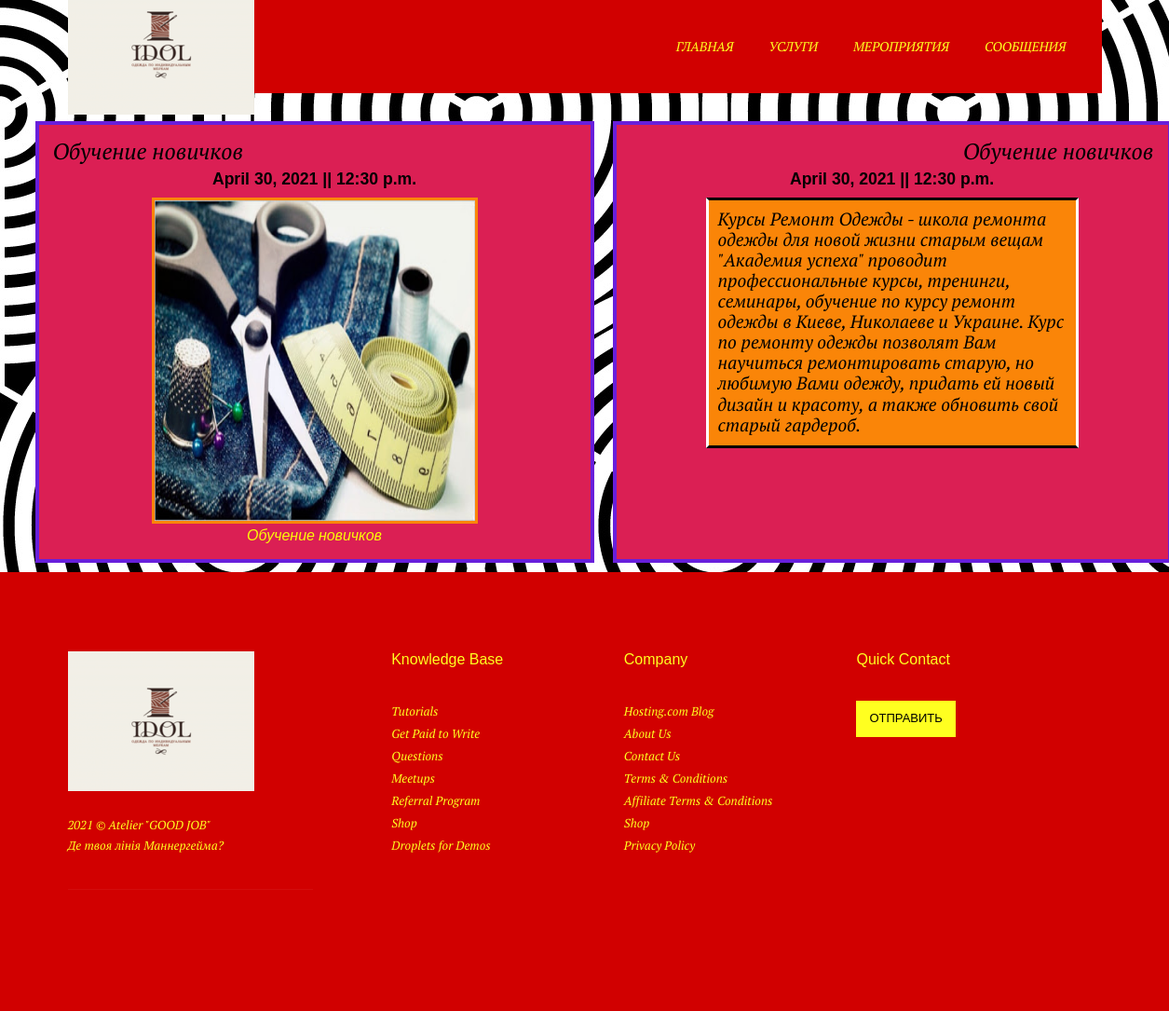
The page /events/1 on the database its author committed.
### main_atelier/models.py (models this page shows, shortened)
class Events(models.Model):
    def get_file_name_events(self, filename):
        ext = filename.split('.')[-1]
        filename = f'{uuid.uuid4()}.{ext}'
        return os.path.join('images/events/', filename)
    title = models.CharField(max_length=50)
    description = models.TextField(null=True)
    photo = models.ImageField(upload_to=get_file_name_events)
    event_date = models.DateField()
    event_time = models.TimeField()

### events_atelier/views.py (the view)
# urls.py: path('<int:pk>', event_info),
def event_info(request, pk):
    event = Events.objects.get(pk=pk)
    return render(request, 'events.html', context={'event': event})

### events_atelier/templates/events.html
{% extends 'base.html' %}
{% block content %}
    <div class="central_block">
		<div class="container">
			<div class="row">
				<div class="block_style_2">
					<div class="left-top">{{ event.title }}</div>
					<div class="title-text">{{ event.event_date }} || {{ event.event_time }}</div>
					<div class="block_img">
						<figure class="fig">
							<img src="{{ event.photo.url }}">
							<figcaption>{{ event.title }}</figcaption>
                        </figure>
                    </div>
                </div>
                <div class="block_style_2">
                    <div class="right-top">{{ event.title }}</div>
                    <div class="title-text">{{ event.event_date }} || {{ event.event_time }}</div>
                    <div class="text-style_2">
                        {{ event.description }}
                    </div>
                </div>
            </div>
        </div>
    </div>
{% endblock %}

### static/css/style.css (style rules this page uses)
html { box-sizing: border-box; }
body { margin-top: 20px; font-family: 'Roboto', sans-serif; background: #FFFFFF; background: url('/static/beskonechny_fon.jpg'); margin-bottom: 10px; }
.block_style_2 { min-width: 600px; min-height: 450px; margin: 10px; padding: 10px; border: 4px solid #681FDB; background-color: #DB1F54; }
.left-top, .right-top { font-weight: 900; margin: 5px; font-size: 1.5em; font-family: 'PT Serif', sans-serif; }
.left-top { text-align: left; }
.right-top { text-align: right; }
.title-text { font-size: 1.1em; font-weight: 700; text-align: center; font-family: 'Columbia Print Cyrilic', sans-serif; }
.text-style_2 { font-family: 'PT Serif', sans-serif; font-size: 1.2em; padding: 10px; margin: 10px auto; background-color: #FA8508; max-width: 400px; border-top: 5px solid blue; border-right: 5px solid blue; border-top: 3px solid #000000; border-bottom: 3px solid #000000; border-left: 3px solid #FFFFFF; border-right: 3px solid #FFFFFF; word-wrap: break-word; }
.block_img img { width: 350px; height: 350px; border-top: 3px solid #FA8508; border-bottom: 3px solid #FA8508; border-left: 3px solid #FA8508; border-right: 3px solid #FA8508; }
.block_img { padding-top: 10px; }
.fig { display: block; text-align: center; font-style: italic; margin-top: 0; margin-bottom: 5px; color: #FAFA08; }
.container { max-width: 1230px; padding: 0 15px; margin: 0 auto; }
.central_block { display: flex; }
.row { display: flex; }

### rows shown on the page
Events: title "Обучение новичков", event_date "April 30, 2021", event_time "12:30 p.m.", photo (picture), description "Курсы Ремонт Одежды - школа ремонта одежды для новой жизни старым вещам \"Академия успеха\" проводит профессиональные курсы, тренинги, семинары, обучение по курсу ремонт одежды в Киеве, Николаеве и Украине. Курс по ремонту одежды позволят Вам научиться ремонтировать старую, но любимую Вами одежду, придать ей новый дизайн и красоту, а также обновить свой старый гардероб."
